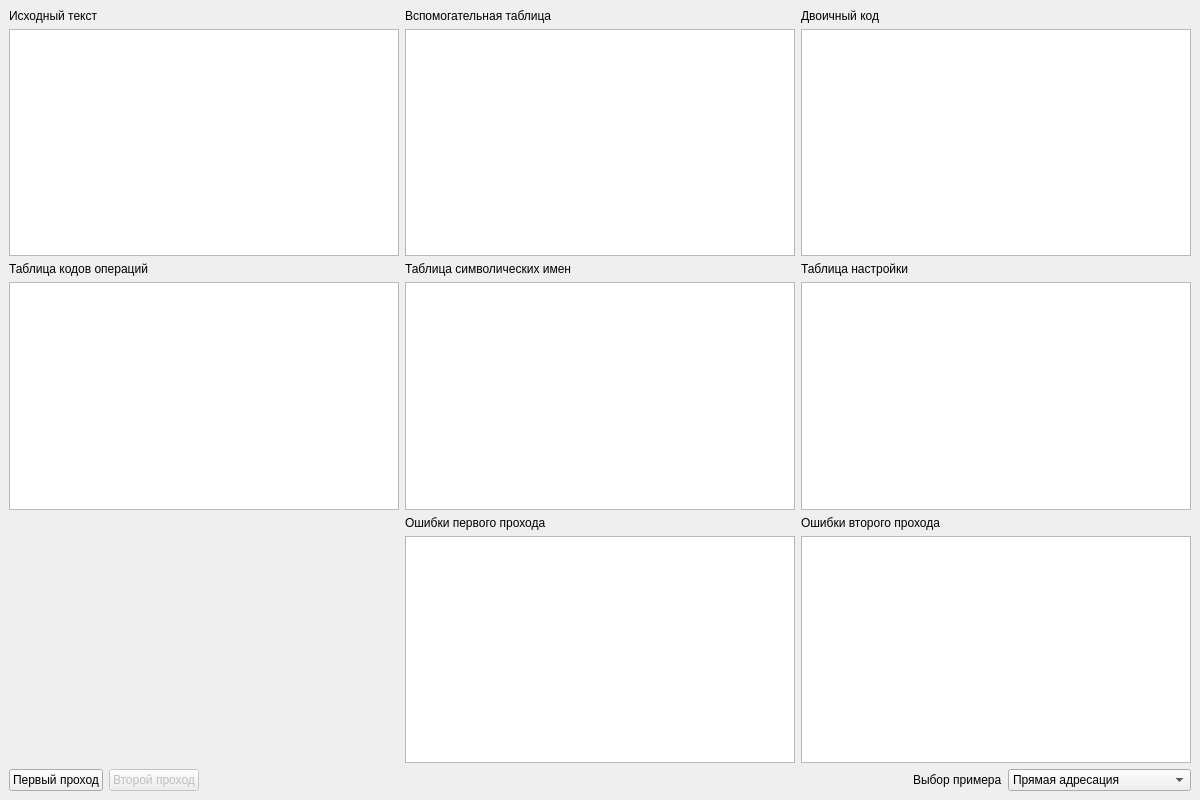
<?xml version="1.0" encoding="UTF-8"?>
<ui version="4.0">
 <class>MainWindow</class>
 <widget class="QMainWindow" name="MainWindow">
  <property name="geometry">
   <rect>
    <x>0</x>
    <y>0</y>
    <width>1200</width>
    <height>800</height>
   </rect>
  </property>
  <property name="windowTitle">
   <string>Двухпросмотровый ассемблер</string>
  </property>
  <widget class="QWidget" name="centralwidget">
   <layout class="QGridLayout" name="mainLayout">
    <item row="0" column="0">
     <widget class="QLabel" name="sourceCodeLabel">
      <property name="text">
       <string>Исходный текст</string>
      </property>
     </widget>
    </item>
    <item row="1" column="0">
     <widget class="QTextEdit" name="sourceCodeTextEdit"/>
    </item>
    <item row="2" column="0">
     <widget class="QLabel" name="commandsLabel">
      <property name="text">
       <string>Таблица кодов операций</string>
      </property>
     </widget>
    </item>
    <item row="3" column="0">
     <widget class="QTextEdit" name="commandsTextEdit"/>
    </item>
    <item row="0" column="1">
     <widget class="QLabel" name="firstPassLabel">
      <property name="text">
       <string>Вспомогательная таблица</string>
      </property>
     </widget>
    </item>
    <item row="1" column="1">
     <widget class="QTextEdit" name="firstPassTextEdit">
      <property name="readOnly">
       <bool>true</bool>
      </property>
     </widget>
    </item>
    <item row="2" column="1">
     <widget class="QLabel" name="tsiLabel">
      <property name="text">
       <string>Таблица символических имен</string>
      </property>
     </widget>
    </item>
    <item row="3" column="1">
     <widget class="QTextEdit" name="tsiTextEdit">
      <property name="readOnly">
       <bool>true</bool>
      </property>
     </widget>
    </item>
    <item row="4" column="1">
     <widget class="QLabel" name="firstPassErrorsLabel">
      <property name="text">
       <string>Ошибки первого прохода</string>
      </property>
     </widget>
    </item>
    <item row="5" column="1">
     <widget class="QTextEdit" name="firstPassErrorsTextEdit">
      <property name="readOnly">
       <bool>true</bool>
      </property>
     </widget>
    </item>
    <item row="0" column="2">
     <widget class="QLabel" name="secondPassLabel">
      <property name="text">
       <string>Двоичный код</string>
      </property>
     </widget>
    </item>
    <item row="1" column="2">
     <widget class="QTextEdit" name="secondPassTextEdit"/>
    </item>
    <item row="4" column="2">
     <widget class="QLabel" name="secondPassErrorsLabel">
      <property name="text">
       <string>Ошибки второго прохода</string>
      </property>
     </widget>
    </item>
    <item row="5" column="2">
     <widget class="QTextEdit" name="secondPassErrorsTextEdit">
      <property name="readOnly">
       <bool>true</bool>
      </property>
     </widget>
    </item>
    <item row="6" column="0" colspan="3">
     <layout class="QHBoxLayout" name="buttonLayout">
      <item>
       <widget class="QPushButton" name="firstPassButton">
        <property name="text">
         <string>Первый проход</string>
        </property>
       </widget>
      </item>
      <item>
       <widget class="QPushButton" name="secondPassButton">
        <property name="enabled">
         <bool>false</bool>
        </property>
        <property name="text">
         <string>Второй проход</string>
        </property>
       </widget>
      </item>
      <item>
       <spacer name="horizontalSpacer">
        <property name="orientation">
         <enum>Qt::Orientation::Horizontal</enum>
        </property>
        <property name="sizeHint" stdset="0">
         <size>
          <width>40</width>
          <height>20</height>
         </size>
        </property>
       </spacer>
      </item>
      <item>
       <widget class="QLabel" name="choiseExampleLabel">
        <property name="text">
         <string>Выбор примера</string>
        </property>
       </widget>
      </item>
      <item>
       <widget class="QComboBox" name="exampleComboBox">
        <item>
         <property name="text">
          <string>Прямая адресация</string>
         </property>
        </item>
        <item>
         <property name="text">
          <string>Относительная адресация</string>
         </property>
        </item>
        <item>
         <property name="text">
          <string>Смешанная адресация</string>
         </property>
        </item>
       </widget>
      </item>
     </layout>
    </item>
    <item row="3" column="2">
     <widget class="QTextEdit" name="secondSetupTable"/>
    </item>
    <item row="2" column="2">
     <widget class="QLabel" name="setupLabel">
      <property name="text">
       <string>Таблица настройки</string>
      </property>
     </widget>
    </item>
   </layout>
  </widget>
 </widget>
 <resources/>
 <connections/>
</ui>
